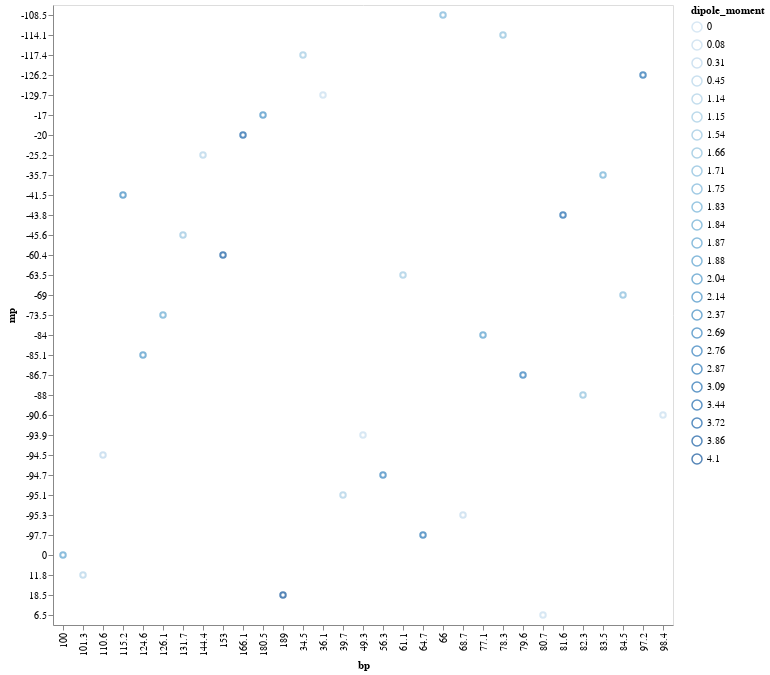

Notebook cell for this chart:
### Code cell
alt.Chart(solvents).mark_point().encode(
    x='bp',
    y='mp',
    color='dipole_moment:O',
).add_params(
    var
)

### Figure 1 — Vega-Lite specification as saved in the notebook (floating-point values rounded to 4 significant figures)
{"config": {"view": {"continuousWidth": 300, "continuousHeight": 300}}, "data": {"name": "data-3899c88f8eaa52bb295dd57913b929c1"}, "mark": {"type": "point"}, "encoding": {"color": {"field": "dipole_moment", "type": "ordinal"}, "x": {"field": "bp", "type": "nominal"}, "y": {"field": "mp", "type": "nominal"}}, "params": [{"name": "param_2", "value": 0.1}], "$schema": "https://vega.github.io/schema/vega-lite/v5.17.0.json", "datasets": {"data-3899c88f8eaa52bb295dd57913b929c1": [{"name": "pentane", "dipole_moment": "0", "dielectric": "1.84", "bp": "36.1", "mp": "-129.7", "water_miscibility": "not miscible"}, {"name": "cyclopentane ", "dipole_moment": "0", "dielectric": "1.97", "bp": "49.3", "mp": "-93.9", "water_miscibility": "not miscible"}, {"name": "heptane ", "dipole_moment": "0", "dielectric": "1.92", "bp": "98.4", "mp": "-90.6", "water_miscibility": "not miscible"}, {"name": "hexane ", "dipole_moment": "0.08", "dielectric": "1.88", "bp": "68.7", "mp": "-95.3", "water_miscibility": "not miscible"}, {"name": "cyclohexane ", "dipole_moment": "0", "dielectric": "2.02", "bp": "80.7", "mp": "6.5", "water_miscibility": "not miscible"}, {"name": "toluene ", "dipole_moment": "0.31", "dielectric": "2.38", "bp": "110.6", "mp": "-94.5", "water_miscibility": "not miscible"}, {"name": "O-xylene ", "dipole_moment": "0.45", "dielectric": "2.57", "bp": "144.4", "mp": "-25.2", "water_miscibility": "not miscible"}, {"name": "chlorobenzene ", "dipole_moment": "1.54", "dielectric": "5.62", "bp": "131.7", "mp": "-45.6", "water_miscibility": "not miscible"}, {"name": "O-dichlorobenzene ", "dipole_moment": "2.14", "dielectric": "9.93", "bp": "180.5", "mp": "-17", "water_miscibility": "not miscible"}, {"name": "diethyl Ether ", "dipole_moment": "1.15", "dielectric": "4.33", "bp": "34.5", "mp": "-117.4", "water_miscibility": "not miscible"}, {"name": "dichloromethane ", "dipole_moment": "1.14", "dielectric": "8.93", "bp": "39.7", "mp": "-95.1", "water_miscibility": "not miscible"}, {"name": "2-dichloroethane ", "dipole_moment": "1.83", "dielectric": "10.36", "bp": "83.5", "mp": "-35.7", "water_miscibility": "not miscible"}, {"name": "isopropanol", "dipole_moment": "1.66", "dielectric": "19.92", "bp": "82.3", "mp": "-88", "water_miscibility": "miscible"}, {"name": "n-butyl acetate ", "dipole_moment": "1.84", "dielectric": "5.01", "bp": "126.1", "mp": "-73.5", "water_miscibility": "not miscible"}, {"name": "N-propanol", "dipole_moment": "3.09", "dielectric": "20.33", "bp": "97.2", "mp": "-126.2", "water_miscibility": "miscible"}, {"name": "ethanol", "dipole_moment": "1.66", "dielectric": "24.55", "bp": "78.3", "mp": "-114.1", "water_miscibility": "miscible"}, {"name": "1,2-dimethyoxyethane", "dipole_moment": "1.71", "dielectric": "7.2", "bp": "84.5", "mp": "-69", "water_miscibility": "miscible"}, {"name": "tetrahydrofuran ", "dipole_moment": "1.75", "dielectric": "7.58", "bp": "66", "mp": "-108.5", "water_miscibility": "miscible"}, {"name": "chloroform ", "dipole_moment": "1.15", "dielectric": "4.81", "bp": "61.1", "mp": "-63.5", "water_miscibility": "not miscible"}, {"name": "ethyl acetate ", "dipole_moment": "1.88", "dielectric": "6.02", "bp": "77.1", "mp": "-84", "water_miscibility": "not miscible"}, {"name": "2-butanone", "dipole_moment": "2.76", "dielectric": "18.51", "bp": "79.6", "mp": "-86.7", "water_miscibility": "not miscible"}, {"name": "1,4-dioxane ", "dipole_moment": "0.45", "dielectric": "2.25", "bp": "101.3", "mp": "11.8", "water_miscibility": "miscible"}, {"name": "2-propanone ", "dipole_moment": "2.69", "dielectric": "20.7", "bp": "56.3", "mp": "-94.7", "water_miscibility": "miscible"}, {"name": "methanol ", "dipole_moment": "2.87", "dielectric": "32.7", "bp": "64.7", "mp": "-97.7", "water_miscibility": "miscible"}, {"name": "pridine ", "dipole_moment": "2.37", "dielectric": "12.4", "bp": "115.2", "mp": "-41.5", "water_miscibility": "miscible"}, {"name": "2-methoxyethanol ", "dipole_moment": "2.04", "dielectric": "16.93", "bp": "124.6", "mp": "-85.1", "water_miscibility": "miscible"}, {"name": "acetonitrile ", "dipole_moment": "3.44", "dielectric": "37.5", "bp": "81.6", "mp": "-43.8", "water_miscibility": "miscible"}, {"name": "N,N-dimethylformamide ", "dipole_moment": "3.86", "dielectric": "36.71", "bp": "153", "mp": "-60.4", "water_miscibility": "miscible"}, {"name": "dimethylacetamide ", "dipole_moment": "3.72", "dielectric": "37.78", "bp": "166.1", "mp": "-20", "water_miscibility": "miscible"}, {"name": "dimethyl sulfoxide ", "dipole_moment": "4.1", "dielectric": "46.68", "bp": "189", "mp": "18.5", "water_miscibility": "miscible"}, {"name": "water ", "dipole_moment": "1.87", "dielectric": "80.2", "bp": "100", "mp": "0", "water_miscibility": "miscible"}]}}
